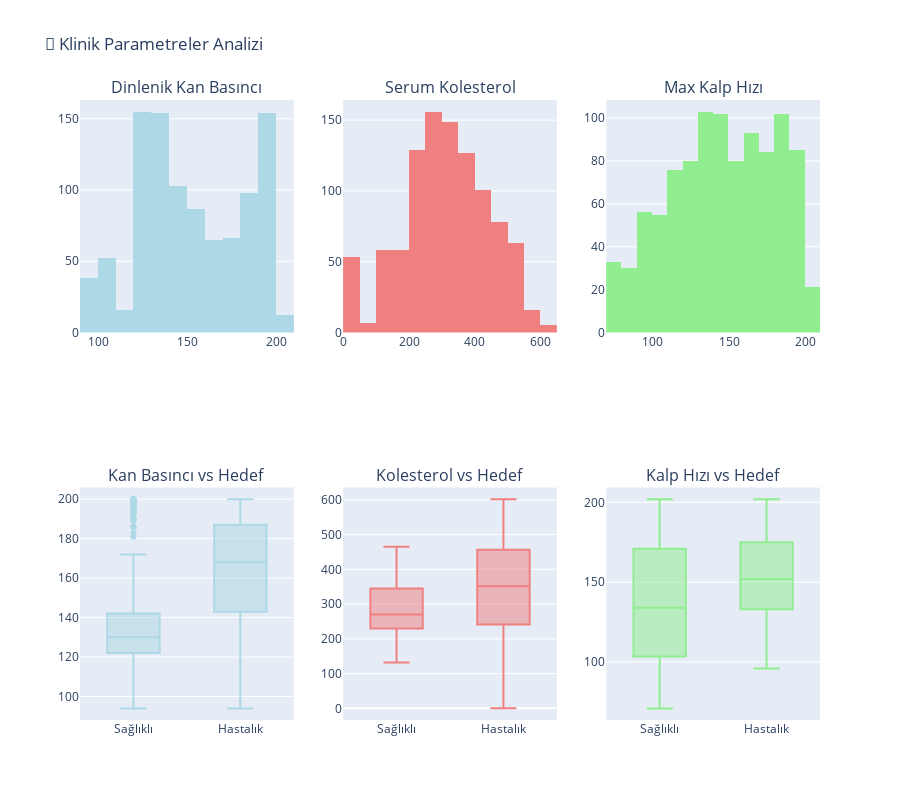

Source (notebook cell):
### Code cell
# 🏥 Klinik Özellikler Analizi

# Ana klinik parametreler
clinical_features = ['resting_blood_pressure', 'serum_cholesterol', 'max_heart_rate']

fig = make_subplots(
    rows=2, cols=3,
    subplot_titles=('Dinlenik Kan Basıncı', 'Serum Kolesterol', 'Max Kalp Hızı',
                   'Kan Basıncı vs Hedef', 'Kolesterol vs Hedef', 'Kalp Hızı vs Hedef'),
    specs=[[{"type": "histogram"}, {"type": "histogram"}, {"type": "histogram"}],
           [{"type": "box"}, {"type": "box"}, {"type": "box"}]]
)

# Dağılım histogramları
colors = ['lightblue', 'lightcoral', 'lightgreen']
for i, feature in enumerate(clinical_features):
    fig.add_trace(
        go.Histogram(x=df[feature], nbinsx=20, 
                    marker_color=colors[i], name=feature),
        row=1, col=i+1
    )
    
    # Hedef ile ilişki kutu grafikleri
    for target_val in [0, 1]:
        target_label = 'Sağlıklı' if target_val == 0 else 'Hastalık'
        fig.add_trace(
            go.Box(y=df[df['target'] == target_val][feature],
                   name=f'{target_label}', 
                   boxpoints='outliers',
                   marker_color=colors[i]),
            row=2, col=i+1
        )

fig.update_layout(height=800, title_text="🏥 Klinik Parametreler Analizi", showlegend=False)
fig.show()

# Korelasyon matrisi
print("\n🔗 KORELASYON ANALİZİ:")
print("=" * 40)
correlation_matrix = df[clinical_features + ['target']].corr()
display(correlation_matrix.round(3))

# Korelasyon heatmap
plt.figure(figsize=(10, 8))
mask = np.triu(np.ones_like(correlation_matrix, dtype=bool))
sns.heatmap(correlation_matrix, annot=True, cmap='RdYlBu_r', center=0,
            square=True, fmt='.3f', cbar_kws={"shrink": .8})
plt.title('🔥 Klinik Parametreler Korelasyon Haritası')
plt.tight_layout()
plt.show()

# Risk faktörleri analizi
print("\n⚠️ RİSK FAKTÖRLERİ ANALİZİ:")
print("=" * 40)
high_risk_bp = (df['resting_blood_pressure'] > 140).sum()
high_risk_chol = (df['serum_cholesterol'] > 240).sum()
low_max_hr = (df['max_heart_rate'] < 120).sum()

print(f"🩸 Yüksek kan basıncı (>140): {high_risk_bp} kişi (%{high_risk_bp/len(df)*100:.1f})")
print(f"🧪 Yüksek kolesterol (>240): {high_risk_chol} kişi (%{high_risk_chol/len(df)*100:.1f})")
print(f"💓 Düşük max kalp hızı (<120): {low_max_hr} kişi (%{low_max_hr/len(df)*100:.1f})")

### Figure 1 — Plotly figure (JSON) as saved in the notebook; plotly's stock layout.template omitted (floating-point values rounded to 4 significant figures; data arrays with more than 128 entries replaced by an {"elided": "..."} marker saying what was removed)
{"data": [{"marker": {"color": "lightblue"}, "name": "resting_blood_pressure", "nbinsx": 20, "type": "histogram", "x": {"elided": "1000 int values"}, "xaxis": "x", "yaxis": "y"}, {"boxpoints": "outliers", "marker": {"color": "lightblue"}, "name": "Sağlıklı", "type": "box", "xaxis": "x4", "y": {"elided": "420 int values"}, "yaxis": "y4"}, {"boxpoints": "outliers", "marker": {"color": "lightblue"}, "name": "Hastalık", "type": "box", "xaxis": "x4", "y": {"elided": "580 int values"}, "yaxis": "y4"}, {"marker": {"color": "lightcoral"}, "name": "serum_cholesterol", "nbinsx": 20, "type": "histogram", "x": {"elided": "1000 int values"}, "xaxis": "x2", "yaxis": "y2"}, {"boxpoints": "outliers", "marker": {"color": "lightcoral"}, "name": "Sağlıklı", "type": "box", "xaxis": "x5", "y": {"elided": "420 int values"}, "yaxis": "y5"}, {"boxpoints": "outliers", "marker": {"color": "lightcoral"}, "name": "Hastalık", "type": "box", "xaxis": "x5", "y": {"elided": "580 int values"}, "yaxis": "y5"}, {"marker": {"color": "lightgreen"}, "name": "max_heart_rate", "nbinsx": 20, "type": "histogram", "x": {"elided": "1000 int values"}, "xaxis": "x3", "yaxis": "y3"}, {"boxpoints": "outliers", "marker": {"color": "lightgreen"}, "name": "Sağlıklı", "type": "box", "xaxis": "x6", "y": {"elided": "420 int values"}, "yaxis": "y6"}, {"boxpoints": "outliers", "marker": {"color": "lightgreen"}, "name": "Hastalık", "type": "box", "xaxis": "x6", "y": {"elided": "580 int values"}, "yaxis": "y6"}], "layout": {"annotations": [{"font": {"size": 16}, "showarrow": false, "text": "Dinlenik Kan Basıncı", "x": 0.1444, "xanchor": "center", "xref": "paper", "y": 1, "yanchor": "bottom", "yref": "paper"}, {"font": {"size": 16}, "showarrow": false, "text": "Serum Kolesterol", "x": 0.5, "xanchor": "center", "xref": "paper", "y": 1, "yanchor": "bottom", "yref": "paper"}, {"font": {"size": 16}, "showarrow": false, "text": "Max Kalp Hızı", "x": 0.8556, "xanchor": "center", "xref": "paper", "y": 1, "yanchor": "bottom", "yref": "paper"}, {"font": {"size": 16}, "showarrow": false, "text": "Kan Basıncı vs Hedef", "x": 0.1444, "xanchor": "center", "xref": "paper", "y": 0.375, "yanchor": "bottom", "yref": "paper"}, {"font": {"size": 16}, "showarrow": false, "text": "Kolesterol vs Hedef", "x": 0.5, "xanchor": "center", "xref": "paper", "y": 0.375, "yanchor": "bottom", "yref": "paper"}, {"font": {"size": 16}, "showarrow": false, "text": "Kalp Hızı vs Hedef", "x": 0.8556, "xanchor": "center", "xref": "paper", "y": 0.375, "yanchor": "bottom", "yref": "paper"}], "height": 800, "showlegend": false, "title": {"text": "🏥 Klinik Parametreler Analizi"}, "xaxis": {"anchor": "y", "domain": [0, 0.2889]}, "xaxis2": {"anchor": "y2", "domain": [0.3556, 0.6444]}, "xaxis3": {"anchor": "y3", "domain": [0.7111, 1]}, "xaxis4": {"anchor": "y4", "domain": [0, 0.2889]}, "xaxis5": {"anchor": "y5", "domain": [0.3556, 0.6444]}, "xaxis6": {"anchor": "y6", "domain": [0.7111, 1]}, "yaxis": {"anchor": "x", "domain": [0.625, 1]}, "yaxis2": {"anchor": "x2", "domain": [0.625, 1]}, "yaxis3": {"anchor": "x3", "domain": [0.625, 1]}, "yaxis4": {"anchor": "x4", "domain": [0, 0.375]}, "yaxis5": {"anchor": "x5", "domain": [0, 0.375]}, "yaxis6": {"anchor": "x6", "domain": [0, 0.375]}}}
